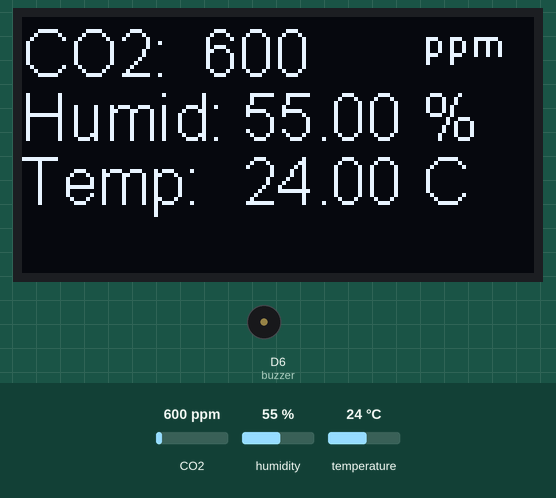
Recording of a sketch running on a simulated ESP8266 (NodeMCU). Parts: 128×64 one-colour display, buzzer (waves = sounding, pin HIGH). Inputs (shaded band) come from the test bench; at power-on: CO2 600 ppm, humidity 55 %, temperature 24 °C. What the sketch prints to the serial monitor is not drawn.

Above: at 1.2 s.
1.3 s: CO2 set to 452 ppm
At 1.9 s:
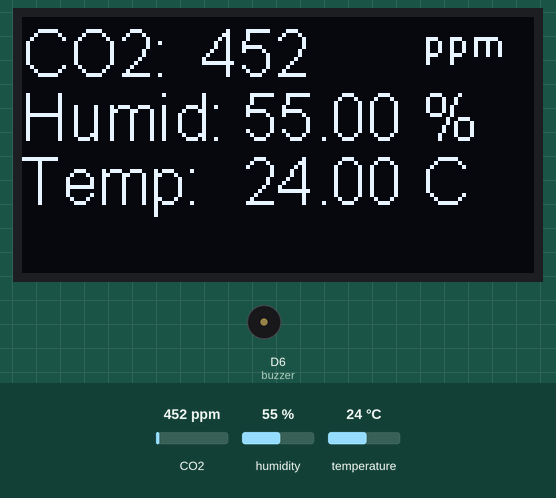
2.8 s: humidity set to 22 %
At 4.0 s:
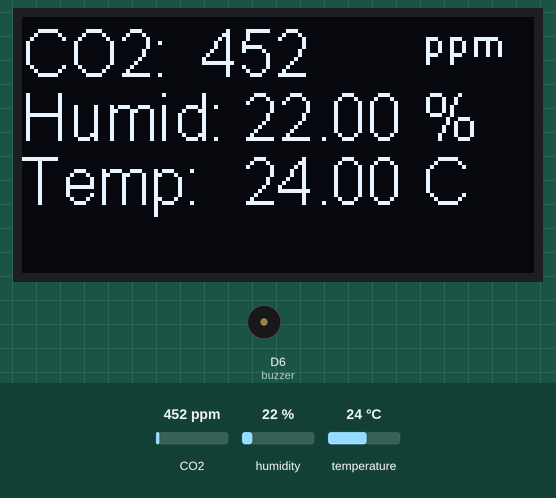
4.3 s: temperature set to 12 °C
At 5.1 s:
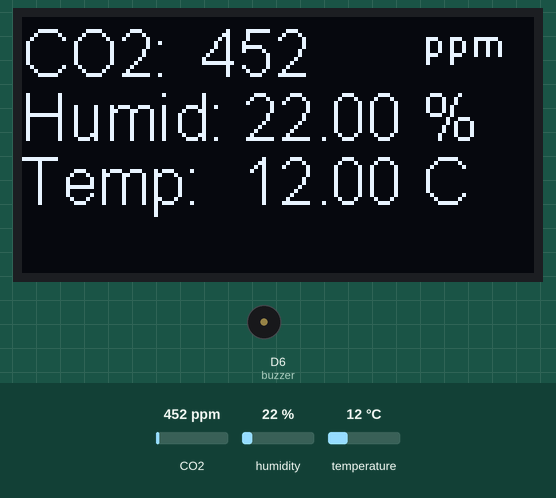
5.8 s: CO2 set to 1050 ppm
At 7.0 s:
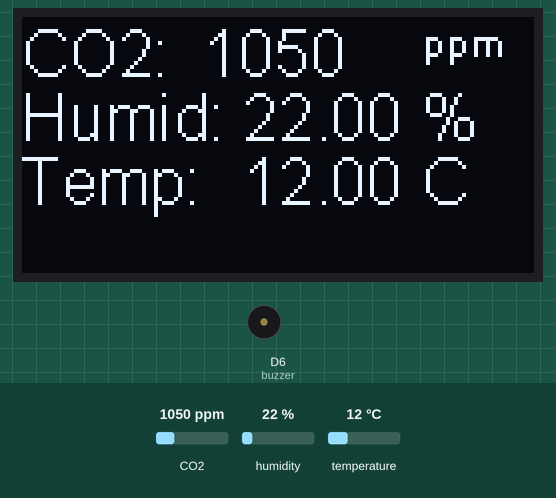
7.3 s: humidity set to 40 %
At 8.3 s:
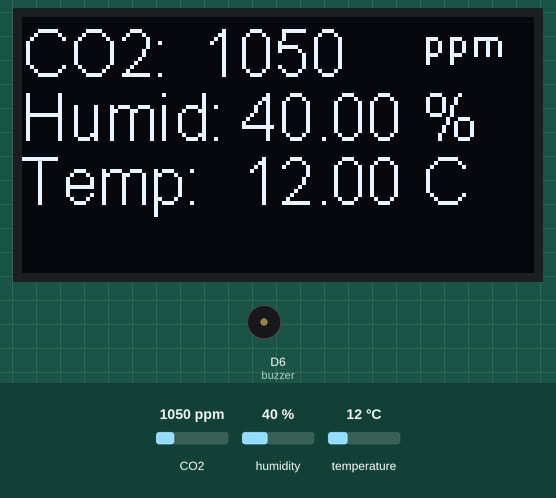
Timing chart, 0 to 9.8 s (numbered marks = the images above; inputs shaded):
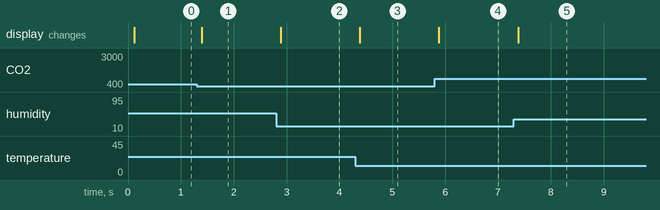

Measured:
- after the input at 1.3 s, the display: changes after 0.10 s (image 1)
- after the input at 2.8 s, the display: changes after 0.09 s (image 2)
- after the input at 4.3 s, the display: changes after 0.09 s (image 3)
- after the input at 5.8 s, the display: changes after 0.08 s (image 4)
- after the input at 7.3 s, the display: changes after 0.08 s (image 5)

The sketch:

CO2_SENSOR-NODEMCU-SCD41.ino
```cpp
/*
 * Andrey's super simple CO2 Meter Code
 * NodeMCU + 1306 OLED display + SCD4X co2 sensor
 * All rights reserved.
 *
 *
 * 0-400.    - NORMAL OUTDOOR AIR
 * 400-1000  - NORMAL FOR INDOOR
 * 1000-2000 - Common complaints of drowsiness or poor air quality
 * 2000-5000 - Headaches, fatigue, stagnant, stuffiness, poor concentration, loss of focus, increased heart rate, nausea
 * >50,000 ( >5% )  - Toxicity due to oxygen deprivation occurs
 * >100,000ppm ( >1e0% ) - Oxygen deprivation in seconds: convulsions, coma, and death

 */

#include <Arduino.h>
#include <SensirionI2CScd4x.h>
#include <Wire.h>
#include <Wire.h>               // Only needed for Arduino 1.6.5 and earlier
#include "SSD1306Wire.h"        // legacy: #include "SSD1306.h"

SensirionI2CScd4x scd4x;

//SSD1306Wire display(0x3c, SDA, SCL); // nodemcu (club )
SSD1306Wire display(0x3c, D1, D2); // my sensor- clone esp8266 board with display


const int buzzer = D6; //buzzer to arduino pin 9

void printUint16Hex(uint16_t value) {
    Serial.print(value < 4096 ? "0" : "");
    Serial.print(value < 256 ? "0" : "");
    Serial.print(value < 16 ? "0" : "");
    Serial.print(value, HEX);
}

void printSerialNumber(uint16_t serial0, uint16_t serial1, uint16_t serial2) {
    Serial.print("Serial: 0x");
    printUint16Hex(serial0);
    printUint16Hex(serial1);
    printUint16Hex(serial2);
    Serial.println();
}

void setup() {


    pinMode(buzzer, OUTPUT); // Set buzzer - pin 9 as an output

    Serial.begin(115200);
    while (!Serial) {
        delay(100);
    }

    Wire.begin();

    // Initialising the UI will init the display too.
    display.init();

    display.flipScreenVertically();
    display.setFont(ArialMT_Plain_10);

    uint16_t error;
    char errorMessage[256];

    scd4x.begin(Wire);

    // stop potentially previously started measurement
    error = scd4x.stopPeriodicMeasurement();
    if (error) {
        Serial.print("Error trying to execute stopPeriodicMeasurement(): ");
        errorToString(error, errorMessage, 256);
        Serial.println(errorMessage);
    }

    uint16_t serial0;
    uint16_t serial1;
    uint16_t serial2;
    error = scd4x.getSerialNumber(serial0, serial1, serial2);
    if (error) {
        Serial.print("Error trying to execute getSerialNumber(): ");
        errorToString(error, errorMessage, 256);
        Serial.println(errorMessage);
    } else {
        printSerialNumber(serial0, serial1, serial2);
    }

    // Start Measurement
    error = scd4x.startPeriodicMeasurement();
    if (error) {
        Serial.print("Error trying to execute startPeriodicMeasurement(): ");
        errorToString(error, errorMessage, 256);
        Serial.println(errorMessage);
    }

    Serial.println("Waiting for first measurement... (5 sec)");
}


void loop() {
    uint16_t error;
    char errorMessage[256];

    delay(100);

    // Read Measurement
    uint16_t co2 = 0;
    float temperature = 0.0f;
    float humidity = 0.0f;
    bool isDataReady = false;

    error = scd4x.getDataReadyFlag(isDataReady);

    if (error) {
        Serial.print("Error trying to execute getDataReadyFlag(): ");
        errorToString(error, errorMessage, 256);
        Serial.println(errorMessage);
        return;
    }
    if (!isDataReady) {
        return;
    }
    error = scd4x.readMeasurement(co2, temperature, humidity);
    if (error) {
        Serial.print("Error trying to execute readMeasurement(): ");
        errorToString(error, errorMessage, 256);
        Serial.println(errorMessage);
    } else if (co2 == 0) {
        Serial.println("Invalid sample detected, skipping.");
    } else {
        Serial.print("Co2:");
        Serial.print(co2);
        Serial.print("\t");
        Serial.print("Temperature:");
        Serial.print(temperature);
        Serial.print("\t");
        Serial.print("Humidity:");
        Serial.println(humidity);

        display.clear();
        display.setTextAlignment(TEXT_ALIGN_LEFT);
        display.setFont(ArialMT_Plain_16);

        String co2string;
        String tempstring;
        String humstring;
        co2string = String(co2);
        tempstring = String(temperature);
        humstring = String(humidity);

        display.drawString(0, 0, "CO2:");
        display.drawString(45,0,co2string);
        display.setFont(ArialMT_Plain_10);
        display.drawString(100,0,"ppm");
        display.setFont(ArialMT_Plain_16);


        if(co2 < 5000)
        {
          display.drawString(0, 16, "Humid:");
          display.drawString(55,16,humstring);
          display.drawString(100,16,"%");
          display.drawString(0, 32, "Temp:");
          display.drawString(55, 32, tempstring);
          display.drawString(100,32,"C");
        }else if( co2 >5000 && co2 < 20000){
          display.setFont(ArialMT_Plain_24);
          display.drawString(0,24,"HIGH CO2!");
          tone(buzzer, 1000); // Send 1KHz sound signal...
          delay(2000);         // ...for 1 sec
          noTone(buzzer);     // Stop sound...
          delay(200);         // ...for 1sec
        }else if(co2 > 20000)
        {

          display.setFont(ArialMT_Plain_24);
          display.drawString(0,24,"FUCK RUN!");
          tone(buzzer, 1000); // Send 1KHz sound signal...
          delay(2000);         // ...for 1 sec
          noTone(buzzer);     // Stop sound...
          delay(200);         // ...for 1sec
        }


        display.display();

    }
}
```
